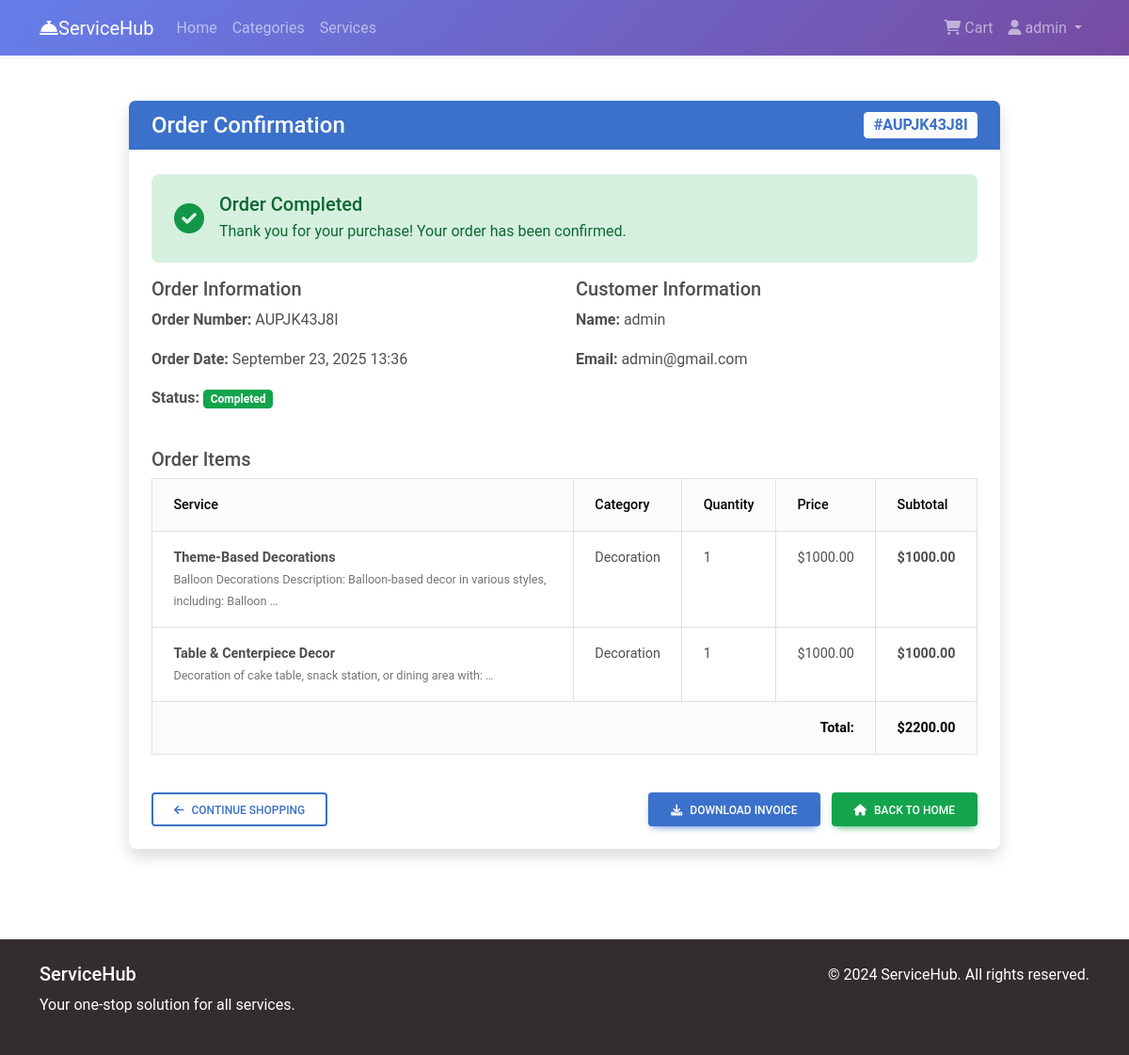
Screenshot of /order/1/ (signed in) with the database file from the repository.
### service_app/models.py (models this page shows, shortened)
class User(AbstractUser):
    email = models.EmailField(unique=True)
    phone_number = models.CharField(max_length=15, blank=True, null=True)
    address = models.TextField(blank=True, null=True)

class Order(models.Model):
    ORDER_STATUS = [
        ('pending', 'Pending'),
        ('completed', 'Completed'),
        ('cancelled', 'Cancelled'),
    ]
    user = models.ForeignKey(User, on_delete=models.CASCADE)
    order_number = models.CharField(max_length=20, unique=True)
    total_amount = models.DecimalField(max_digits=10, decimal_places=2)
    status = models.CharField(max_length=10, choices=ORDER_STATUS, default='pending')
    created_at = models.DateTimeField(auto_now_add=True)
    updated_at = models.DateTimeField(auto_now=True)

class OrderItem(models.Model):
    order = models.ForeignKey(Order, on_delete=models.CASCADE, related_name='items')
    service = models.ForeignKey(Service, on_delete=models.CASCADE)
    quantity = models.PositiveIntegerField()
    price = models.DecimalField(max_digits=10, decimal_places=2)
    def subtotal(self):
        return self.quantity * self.price

class Service(models.Model):
    STATUS_CHOICES = [
        ('active', 'Active'),
        ('inactive', 'Inactive'),
    ]
    category = models.ForeignKey(Category, on_delete=models.CASCADE, related_name='services')
    title = models.CharField(max_length=200)
    description = models.TextField()
    price = models.DecimalField(max_digits=10, decimal_places=2, validators=[MinValueValidator(0)])
    status = models.CharField(max_length=10, choices=STATUS_CHOICES, default='active')
    image = models.ImageField(upload_to='services/', blank=True, null=True)
    created_at = models.DateTimeField(auto_now_add=True)

class Category(models.Model):
    title = models.CharField(max_length=200)
    slug = models.SlugField(unique=True, max_length=200)
    description = models.TextField()
    created_at = models.DateTimeField(auto_now_add=True)
    image = models.ImageField(upload_to='categories/', blank=True, null=True)
    class Meta:
        verbose_name_plural = "Categories"

### service_app/views.py (the view)
# urls.py: path('order/<int:order_id>/', views.order_detail, name='order_detail'),
@login_required
def order_detail(request, order_id):
    order = get_object_or_404(Order, id=order_id, user=request.user)
    return render(request, 'order_detail.html', {'order': order})

### service_app/context_processors.py (called while the page is built)
def cart_count(request):
    if request.user.is_authenticated:
        cart_items_count = Cart.objects.filter(user=request.user).count()
    else:
        cart_items_count = 0
    return {'cart_items_count': cart_items_count}

### templates/order_detail.html (shortened to what this page needs)
{% extends 'base.html' %}
{% block content %}
<div class="container py-5">
    <div class="row justify-content-center">
        <div class="col-lg-10">
            <div class="card shadow">
                <div class="card-header bg-primary text-white">
                    <div class="d-flex justify-content-between align-items-center">
                        <h4 class="mb-0">Order Confirmation</h4>
                        <span class="badge bg-light text-primary fs-6">#{{ order.order_number }}</span>
                    </div>
                </div>
                <div class="card-body">
                    <div class="alert alert-success">
                        <div class="d-flex align-items-center">
                            <i class="fas fa-check-circle fa-2x me-3"></i>
                            <div>
                                <h5 class="mb-1">Order {{ order.status|title }}</h5>
                                <p class="mb-0">Thank you for your purchase! Your order has been confirmed.</p>
                            </div>
                        </div>
                    </div>
                    <div class="row mb-4">
                        <div class="col-md-6">
                            <h5>Order Information</h5>
                            <p><strong>Order Number:</strong> {{ order.order_number }}</p>
                            <p><strong>Order Date:</strong> {{ order.created_at|date:"F d, Y H:i" }}</p>
                            <p><strong>Status:</strong> <span class="badge bg-success">{{ order.status|title }}</span></p>
                        </div>
                        <div class="col-md-6">
                            <h5>Customer Information</h5>
                            <p><strong>Name:</strong> {{ order.user.get_full_name|default:order.user.username }}</p>
                            <p><strong>Email:</strong> {{ order.user.email }}</p>
                        </div>
                    </div>
                    <h5>Order Items</h5>
                    <div class="table-responsive">
                        <table class="table table-bordered">
                            <thead class="table-light">
                                <tr>
                                    <th>Service</th>
                                    <th>Category</th>
                                    <th>Quantity</th>
                                    <th>Price</th>
                                    <th>Subtotal</th>
                                </tr>
                            </thead>
                            <tbody>
                                {% for item in order.items.all %}
                                <tr>
                                    <td>
                                        <div class="d-flex align-items-center">
                                            <div>
                                                <strong>{{ item.service.title }}</strong>
                                                <br><small class="text-muted">{{ item.service.description|truncatewords:10 }}</small>
                                            </div>
                                        </div>
                                    </td>
                                    <td>{{ item.service.category.title }}</td>
                                    <td>{{ item.quantity }}</td>
                                    <td>${{ item.price }}</td>
                                    <td><strong>${{ item.subtotal }}</strong></td>
                                </tr>
                                {% endfor %}
                            </tbody>
                            <tfoot class="table-light">
                                <tr>
                                    <td colspan="4" class="text-end"><strong>Total:</strong></td>
                                    <td><strong>${{ order.total_amount }}</strong></td>
                                </tr>
                            </tfoot>
                        </table>
                    </div>
                    <div class="d-flex justify-content-between align-items-center mt-4">
                        <a href="{% url 'service_list' %}" class="btn btn-outline-primary">
                            <i class="fas fa-arrow-left me-2"></i>Continue Shopping
                        </a>
                        <div>
                            <a href="{% url 'generate_invoice' order.id %}" class="btn btn-primary me-2">
                                <i class="fas fa-download me-2"></i>Download Invoice
                            </a>
                            <a href="{% url 'home' %}" class="btn btn-success">
                                <i class="fas fa-home me-2"></i>Back to Home
                            </a>
                        </div>
                    </div>
                </div>
            </div>
        </div>
    </div>
</div>
{% endblock %}

### templates/base.html (shortened to what this page needs)
<!DOCTYPE html>
{% load static %}
<html lang="en">
<head>
    <link href="https://cdnjs.cloudflare.com/ajax/libs/mdb-ui-kit/6.4.0/mdb.min.css" rel="stylesheet">
    <link href="{% static 'css/styles.css' %}" rel="stylesheet">
    <link href="https://cdnjs.cloudflare.com/ajax/libs/font-awesome/6.0.0/css/all.min.css" rel="stylesheet">
</head>
<body>
    <nav class="navbar navbar-expand-lg navbar-dark gradient-custom shadow-sm sticky-top animate-fade-in">
        <div class="container">
            <a class="navbar-brand" href="{% url 'home' %}">
                <i class="fas fa-concierge-bell"></i> ServiceHub
            </a>
            <div class="collapse navbar-collapse" id="navbarNav">
                <ul class="navbar-nav me-auto">
                    <li class="nav-item">
                        <a class="nav-link" href="{% url 'home' %}">Home</a>
                    </li>
                    <li class="nav-item">
                        <a class="nav-link" href="{% url 'category_list' %}">Categories</a>
                    </li>
                    <li class="nav-item">
                        <a class="nav-link" href="{% url 'service_list' %}">Services</a>
                    </li>
                </ul>
                <ul class="navbar-nav">
                    {% if user.is_authenticated %}
                        <li class="nav-item">
                            <a class="nav-link" href="{% url 'cart' %}">
                                <i class="fas fa-shopping-cart"></i> Cart
                            </a>
                        </li>
                        <li class="nav-item dropdown">
                            <a class="nav-link dropdown-toggle" href="#" id="navbarDropdown" role="button" data-mdb-toggle="dropdown">
                                <i class="fas fa-user"></i> {{ user.username }}
                            </a>
                        </li>
                    {% endif %}
                </ul>
            </div>
        </div>
    </nav>
    <main>
        {% block content %}
        {% endblock %}
    </main>
    <footer class="bg-dark text-white mt-5 animate-fade-in">
        <div class="container py-4">
            <div class="row">
                <div class="col-md-6">
                    <h5>ServiceHub</h5>
                    <p>Your one-stop solution for all services.</p>
                </div>
                <div class="col-md-6 text-md-end">
                    <p>&copy; 2024 ServiceHub. All rights reserved.</p>
                </div>
            </div>
        </div>
    </footer>
</body>
</html>

### static/css/styles.css (style rules this page uses)
.animate-fade-in { animation: fade-in 420ms ease-out both; }
.service-card, .category-card, .card.shadow, .card.h-100 { transition: transform 220ms ease, box-shadow 220ms ease; }
.btn { transition: transform 120ms ease, box-shadow 120ms ease; }
.sticky-top.gradient-custom { backdrop-filter: saturate(140%) blur(8px); }
footer { border-top: 1px solid rgba(255,255,255,0.08); }

### templates/base.html (style rules this page uses)
.gradient-custom { background: linear-gradient(135deg, #667eea 0%, #764ba2 100%); }

### rows the page displays
User: username "admin"
Order: order_number "AUPJK43J8I", status "Completed", created_at "September 23, 2025 13:36", user.get_full_name "admin", user.email "admin@gmail.com", total_amount "2200.00"
OrderItem: service "Theme-Based Decorations", service.description "Balloon Decorations Description: Balloon-based decor in various styles, including: Balloon …", service.category "Decoration", quantity "1", price "1000.00", subtotal "1000.00"
OrderItem: service "Table & Centerpiece Decor", service.description "Decoration of cake table, snack station, or dining area with: …", service.category "Decoration", quantity "1", price "1000.00", subtotal "1000.00"
